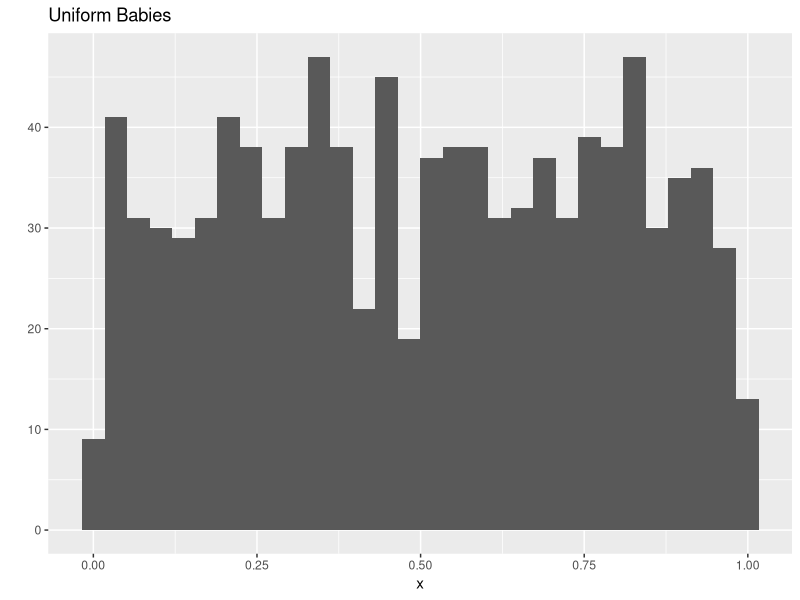

Source code (R):
## ---- chunk 1
library(ggplot2)

x <- runif(1000)
qplot(x) + ggtitle("Uniform Babies")
